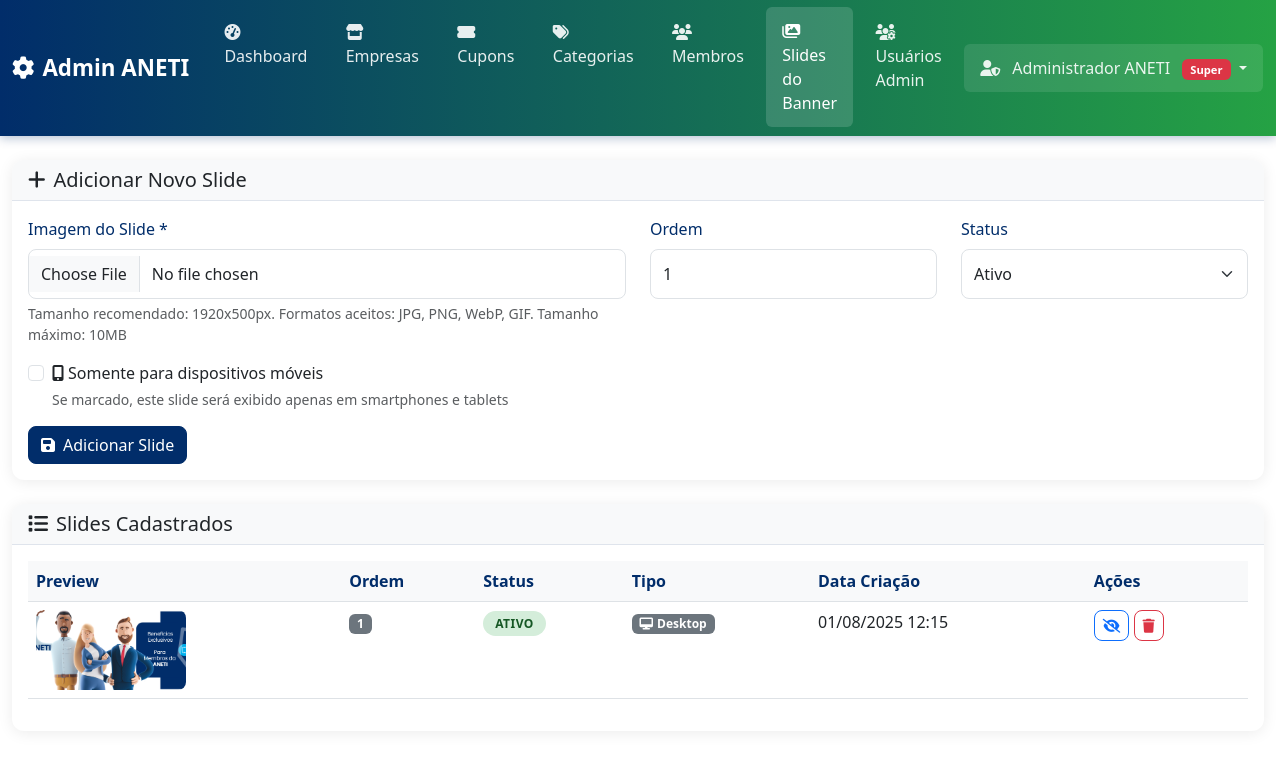
Screenshot of /admin/slides-banner.php (signed in) with the database file from the repository.
### tables this page shows
CREATE TABLE `slides_banner` (
  `id` int NOT NULL AUTO_INCREMENT,
  `imagem` varchar(255) NOT NULL,
  `ordem` int NOT NULL DEFAULT '0',
  `status` enum('ativo','inativo') DEFAULT 'ativo',
  `data_criacao` timestamp NULL DEFAULT CURRENT_TIMESTAMP,
  `data_atualizacao` timestamp NULL DEFAULT CURRENT_TIMESTAMP ON UPDATE CURRENT_TIMESTAMP,
  `mobile_only` tinyint(1) DEFAULT '0',
  PRIMARY KEY (`id`),
  KEY `idx_status` (`status`),
  KEY `idx_ordem` (`ordem`)
);

### includes/functions.php (called while the page is built, shortened)
<?php
function getAllBannerSlides($conn) {
    try {
        $stmt = $conn->prepare("SELECT * FROM slides_banner ORDER BY ordem ASC");
        $stmt->execute();
        return $stmt->fetchAll();
    } catch (Exception $e) {
        return [];
    }
}
?>

### admin/slides-banner.php (the view, shortened to what this page needs)
<?php
require_once '../config/database.php';
require_once '../includes/functions.php';
$slides = getAllBannerSlides($conn);
include 'includes/admin-header.php';
?>
    <div class="container-fluid mt-4">
        <div class="card mb-4">
            <div class="card-header">
                <h5 class="mb-0"><i class="fas fa-plus me-2"></i>Adicionar Novo Slide</h5>
            </div>
            <div class="card-body">
                <form method="POST" enctype="multipart/form-data">
                    <div class="row">
                        <div class="col-md-6">
                            <div class="mb-3">
                                <label for="imagem" class="form-label">Imagem do Slide *</label>
                                <input type="file" class="form-control" id="imagem" name="imagem" accept="image/jpeg,image/png,image/gif,image/webp" required>
                                <div class="form-text">Tamanho recomendado: 1920x500px. Formatos aceitos: JPG, PNG, WebP, GIF. Tamanho máximo: 10MB</div>
                            </div>
                        </div>
                        <div class="col-md-3">
                            <div class="mb-3">
                                <label for="ordem" class="form-label">Ordem</label>
                                <input type="number" class="form-control" id="ordem" name="ordem" value="1" min="1">
                            </div>
                        </div>
                        <div class="col-md-3">
                            <div class="mb-3">
                                <label for="status" class="form-label">Status</label>
                                <select class="form-select" id="status" name="status">
                                    <option value="ativo">Ativo</option>
                                </select>
                            </div>
                        </div>
                    </div>
                    <div class="row">
                        <div class="col-md-6">
                            <div class="mb-3">
                                <div class="form-check">
                                    <input class="form-check-input" type="checkbox" id="mobile_only" name="mobile_only" value="1">
                                    <label class="form-check-label" for="mobile_only">
                                        <i class="fas fa-mobile-alt me-1"></i>Somente para dispositivos móveis
                                    </label>
                                    <div class="form-text">Se marcado, este slide será exibido apenas em smartphones e tablets</div>
                                </div>
                            </div>
                        </div>
                    </div>
                    <button type="submit" class="btn btn-primary">
                        <i class="fas fa-save me-2"></i>Adicionar Slide
                    </button>
                </form>
            </div>
        </div>
        <div class="card">
            <div class="card-header">
                <h5 class="mb-0"><i class="fas fa-list me-2"></i>Slides Cadastrados</h5>
            </div>
            <div class="card-body">
                <?php if (empty($slides)): ?>
                    <div class="text-center py-4">
                        <i class="fas fa-images fa-3x text-muted mb-3"></i>
                        <p class="text-muted">Nenhum slide cadastrado ainda.</p>
                    </div>
                <?php else: ?>
                    <div class="table-responsive">
                        <table class="table table-hover">
                            <thead>
                                <tr>
                                    <th>Preview</th>
                                    <th>Ordem</th>
                                    <th>Status</th>
                                    <th>Tipo</th>
                                    <th>Data Criação</th>
                                    <th>Ações</th>
                                </tr>
                            </thead>
                            <tbody>
                                <?php foreach ($slides as $slide): ?>
                                    <tr>
                                        <td>
                                            <img src="../uploads/slides/<?php echo htmlspecialchars($slide['imagem']); ?>"
                                                 alt="Slide" class="slide-preview">
                                        </td>
                                        <td>
                                            <span class="badge bg-secondary"><?php echo $slide['ordem']; ?></span>
                                        </td>
                                        <td>
                                            <span class="status-badge status-<?php echo $slide['status']; ?>">
                                                <?php echo ucfirst($slide['status']); ?>
                                            </span>
                                        </td>
                                        <td>
                                            <?php if (isset($slide['mobile_only']) && $slide['mobile_only']): ?>
                                                <span class="badge bg-info">
                                                    <i class="fas fa-mobile-alt me-1"></i>Mobile
                                                </span>
                                            <?php else: ?>
                                                <span class="badge bg-secondary">
                                                    <i class="fas fa-desktop me-1"></i>Desktop
                                                </span>
                                            <?php endif; ?>
                                        </td>
                                        <td>
                                            <?php echo date('d/m/Y H:i', strtotime($slide['data_criacao'])); ?>
                                        </td>
                                        <td>
                                            <form method="POST" class="d-inline">
                                                <button type="submit" class="btn btn-sm btn-outline-primary"
                                                        title="<?php echo $slide['status'] === 'ativo' ? 'Desativar' : 'Ativar'; ?>">
                                                    <i class="fas fa-<?php echo $slide['status'] === 'ativo' ? 'eye-slash' : 'eye'; ?>"></i>
                                                </button>
                                            </form>
                                            <form method="POST" class="d-inline" onsubmit="return confirm('Tem certeza que deseja deletar este slide?')">
                                                <button type="submit" class="btn btn-sm btn-outline-danger" title="Deletar">
                                                    <i class="fas fa-trash"></i>
                                                </button>
                                            </form>
                                        </td>
                                    </tr>
                                <?php endforeach; ?>
                            </tbody>
                        </table>
                    </div>
                <?php endif; ?>
            </div>
        </div>
    </div>
</body>
</html>

### assets/css/style.css (style rules this page uses)
:root { --aneti-primary: #8B5CF6; --aneti-primary-dark: #7C3AED; --aneti-primary-light: #A78BFA; --aneti-purple-gradient: linear-gradient(135deg, #8B5CF6 0%, #A855F7 50%, #9333EA 100%); --aneti-secondary: #6c757d; --aneti-success: #28a745; --aneti-warning: #ffc107; --aneti-danger: #dc3545; --aneti-info: #17a2b8; --aneti-light: #f8f9fa; --aneti-dark: #343a40; --aneti-white: #ffffff; }
.btn-primary, .bg-primary { background-color: var(--aneti-primary) !important; border-color: var(--aneti-primary) !important; }
.status-badge { padding: 0.25rem 0.75rem; border-radius: 20px; font-size: 0.8rem; font-weight: 600; text-transform: uppercase; letter-spacing: 0.5px; }
.badge { font-size: 0.75rem; padding: 0.35em 0.65em; }
.table th { border-top: none; background-color: var(--aneti-light); color: var(--aneti-primary); font-weight: 600; }
.card { border: none; border-radius: 12px; box-shadow: 0 2px 15px rgba(0, 0, 0, 0.08); }
.card-header { background-color: var(--aneti-light); border-bottom: 1px solid rgba(1, 45, 106, 0.1); border-radius: 12px 12px 0 0 !important; }
.btn { border-radius: 8px; font-weight: 500; transition: all 0.3s ease; }
.form-control, .form-select { border-radius: 8px; border: 1px solid #dee2e6; padding: 0.75rem; transition: all 0.3s ease; }
.form-label { font-weight: 500; color: var(--aneti-primary); margin-bottom: 0.5rem; }

### admin/includes/admin-header.php (style rules this page uses)
:root { --aneti-primary: #012d6a; --aneti-secondary: #25a244; --aneti-dark: #001f4d; }

### admin/slides-banner.php (style rules this page uses)
.slide-preview { width: 150px; height: 80px; object-fit: cover; border-radius: 8px; }
.status-badge { padding: 4px 12px; border-radius: 15px; font-size: 12px; font-weight: 600; }
.status-ativo { background: #d4edda; color: #155724; }

### rows the page displays
slides_banner: imagem (picture), ordem "1", status "ATIVO", mobile_only 0 (drawn), data_criacao "01/08/2025 12:15"

### other values shown
$_SESSION['admin_nome'] "Administrador ANETI"
$nivel_display "Super"
